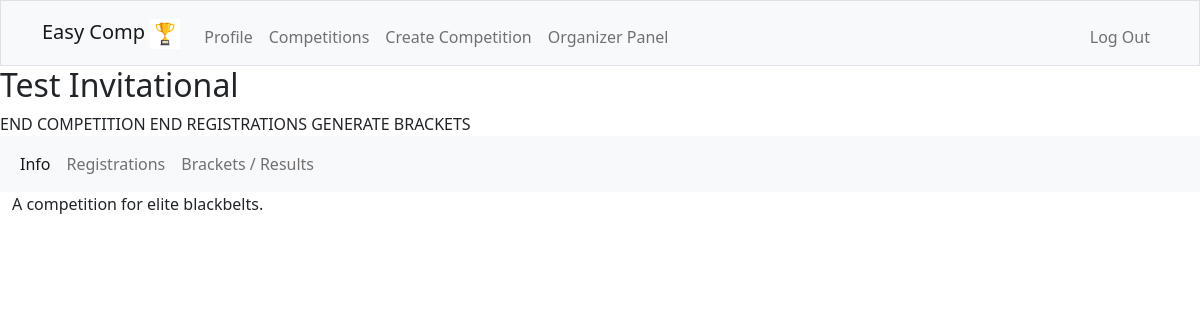
/yourcompetition/Test Invitational (signed in), run on the app's committed database.
### tables this page shows
CREATE TABLE competitions (
    id INTEGER NOT NULL,
    name TEXT NOT NULL UNIQUE,
    info TEXT NOT NULL,
    format TEXT NOT NULL,
    organizer_id INTEGER NOT NULL,
    PRIMARY KEY(id),
    FOREIGN KEY(organizer_id) REFERENCES users(id)
);

### app.py (the view)
@app.route("/yourcompetition/<name>", methods=["GET"])
@login_required
def yourcompetition(name):
    rows = db.execute("SELECT DISTINCT id FROM competitions WHERE name = ?", name)
    comp_id = rows[0]["id"]
    rows = db.execute("SELECT DISTINCT info FROM competitions WHERE id = ?", comp_id)
    info = rows[0]["info"]
    return render_template("yourcompetition.html", info=info, name=name)

### app.py (called while the page is built)
@app.after_request
def after_request(response):
    response.headers["Cache-Control"] = "no-cache, no-store, must-revalidate"
    response.headers["Expires"] = 0
    response.headers["Pragma"] = "no-cache"
    return response

### helpers.py (called while the page is built)
def login_required(f):
    @wraps(f)
    def decorated_function(*args, **kwargs):
        if session.get("user_id") is None:
            return redirect("/login")
        return f(*args, **kwargs)
    return decorated_function

### templates/yourcompetition.html (shortened to what this page needs)
{% extends "layout.html" %}
{% block main %}
<h2>{{ name }}</h2>
END COMPETITION
END REGISTRATIONS
GENERATE BRACKETS
<nav class="navbar navbar-expand-lg navbar-light bg-light">
    <div class="container-fluid">
      <div class="collapse navbar-collapse" id="navbarNavAltMarkup">
        <div class="navbar-nav">
          <a class="nav-link active" aria-current="page" href="/yourcompetition/{{ name }}">Info</a>
          <a class="nav-link" href="/yourcompregistrations/{{ name }}">Registrations</a>
          <a class="nav-link" href="/yourcompbrackets/{{ name }}">Brackets / Results</a>
        </div>
      </div>
    </div>
  </nav>
  <div class="container-fluid">
    <p>{{ info }}</p>
  </div>
{% endblock %}

### data on the page
competitions: name "Test Invitational", info "A competition for elite blackbelts."
